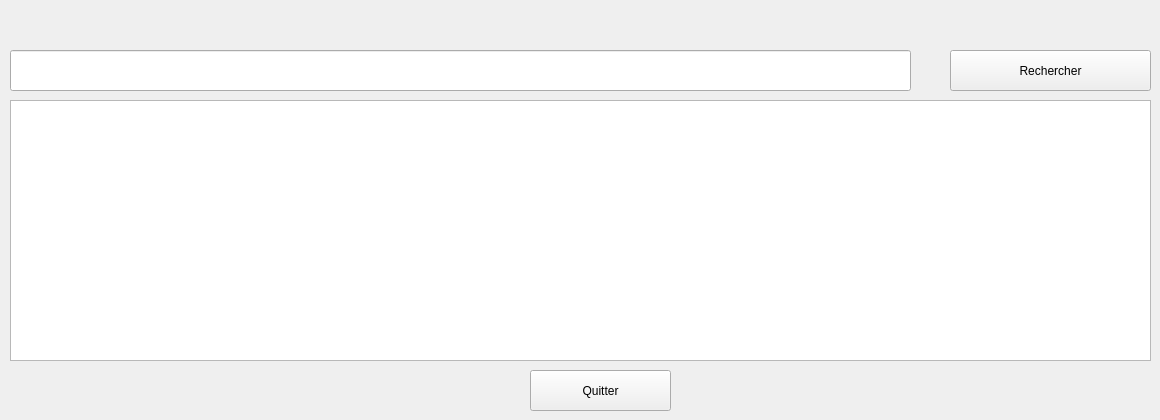
         <widget class="QWidget" name="tab_6">
          <attribute name="title">
           <string>Recherche fournisseur</string>
          </attribute>
          <widget class="QPushButton" name="exitBtn_6">
           <property name="geometry">
            <rect>
             <x>530</x>
             <y>370</y>
             <width>141</width>
             <height>41</height>
            </rect>
           </property>
           <property name="text">
            <string>Quitter</string>
           </property>
           <property name="icon">
            <iconset>
             <normaloff>:/images/images/remove.png</normaloff>:/images/images/remove.png</iconset>
           </property>
          </widget>
          <widget class="QPushButton" name="lineEdit_recherche_1">
           <property name="geometry">
            <rect>
             <x>950</x>
             <y>50</y>
             <width>201</width>
             <height>41</height>
            </rect>
           </property>
           <property name="text">
            <string>Rechercher</string>
           </property>
          </widget>
          <widget class="QTableView" name="tab_fournisseur_1">
           <property name="geometry">
            <rect>
             <x>10</x>
             <y>100</y>
             <width>1141</width>
             <height>261</height>
            </rect>
           </property>
           <property name="styleSheet">
            <string notr="true">
font: 63 16pt &quot;Yu Gothic UI&quot;;</string>
           </property>
          </widget>
          <widget class="QLineEdit" name="lineEdit_recherche">
           <property name="geometry">
            <rect>
             <x>10</x>
             <y>50</y>
             <width>901</width>
             <height>41</height>
            </rect>
           </property>
          </widget>
         </widget>
